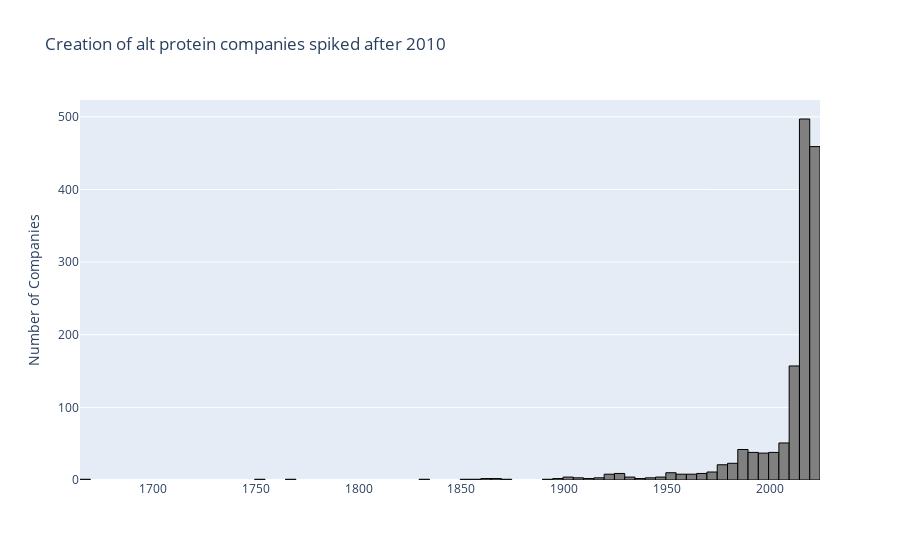

The notebook cell this image was saved under:
### Code cell
fig = px.histogram(df, x=df['year_founded'], nbins=100, 
                   title='Creation of alt protein companies spiked after 2010',
                   color_discrete_sequence=['gray'])
fig.update_traces(marker=dict(line=dict(width=1, color='black'))) # show border of bins
fig.update_yaxes(title='Number of Companies')
fig.update_xaxes(title='')
fig.show()

### Figure 1 — Plotly figure (JSON) as saved in the notebook; plotly's stock layout.template omitted (floating-point values rounded to 4 significant figures; data arrays with more than 128 entries replaced by an {"elided": "..."} marker saying what was removed)
{"data": [{"alignmentgroup": "True", "bingroup": "x", "hovertemplate": "year_founded=%{x}<br>count=%{y}<extra></extra>", "legendgroup": "", "marker": {"color": "gray", "line": {"color": "black", "width": 1}, "pattern": {"shape": ""}}, "name": "", "nbinsx": 100, "offsetgroup": "", "orientation": "v", "showlegend": false, "type": "histogram", "x": {"elided": "1484 int values"}, "xaxis": "x", "yaxis": "y"}], "layout": {"barmode": "relative", "legend": {"tracegroupgap": 0}, "title": {"text": "Creation of alt protein companies spiked after 2010"}, "xaxis": {"anchor": "y", "domain": [0, 1], "title": {"text": ""}}, "yaxis": {"anchor": "x", "domain": [0, 1], "title": {"text": "Number of Companies"}}}}
